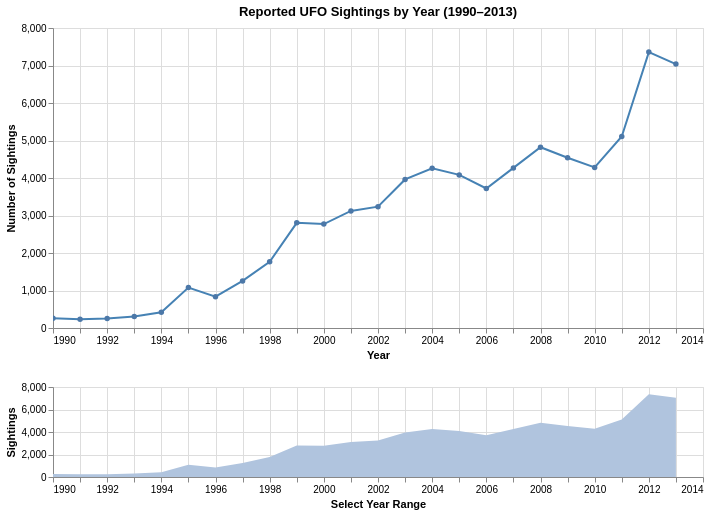

Write a Vega-Lite specification for this figure.
### Vega-Lite specification from a JSON file in a GitHub repository (floating-point values rounded to 4 significant figures)
{"config": {"view": {"continuousWidth": 300, "continuousHeight": 300}}, "vconcat": [{"mark": {"type": "line", "color": "steelblue", "point": true}, "encoding": {"tooltip": [{"field": "year", "format": "d", "title": "Year", "type": "quantitative"}, {"field": "sightings", "title": "Sightings", "type": "quantitative"}], "x": {"axis": {"format": "d"}, "field": "year", "scale": {"domain": {"param": "param_c97a99acfc68b794"}}, "title": "Year", "type": "quantitative"}, "y": {"field": "sightings", "title": "Number of Sightings", "type": "quantitative"}}, "height": 300, "title": "Reported UFO Sightings by Year (1990–2013)", "width": 650}, {"mark": {"type": "area", "color": "lightsteelblue"}, "encoding": {"x": {"axis": {"format": "d"}, "field": "year", "title": "Select Year Range", "type": "quantitative"}, "y": {"field": "sightings", "title": "Sightings", "type": "quantitative"}}, "height": 90, "name": "view_2589d483a67fde8c_1", "width": 650}], "data": {"name": "data-a09ba6771d0f4edfd1d499d3f5ea6baf"}, "params": [{"name": "param_c97a99acfc68b794", "select": {"type": "interval", "encodings": ["x"]}, "views": ["view_2589d483a67fde8c_1"]}], "resolve": {"scale": {"x": "independent"}}, "$schema": "https://vega.github.io/schema/vega-lite/v6.4.1.json", "datasets": {"data-a09ba6771d0f4edfd1d499d3f5ea6baf": [{"year": 1990, "sightings": 259}, {"year": 1991, "sightings": 234}, {"year": 1992, "sightings": 252}, {"year": 1993, "sightings": 309}, {"year": 1994, "sightings": 421}, {"year": 1995, "sightings": 1078}, {"year": 1996, "sightings": 834}, {"year": 1997, "sightings": 1255}, {"year": 1998, "sightings": 1767}, {"year": 1999, "sightings": 2805}, {"year": 2000, "sightings": 2772}, {"year": 2001, "sightings": 3122}, {"year": 2002, "sightings": 3235}, {"year": 2003, "sightings": 3962}, {"year": 2004, "sightings": 4257}, {"year": 2005, "sightings": 4083}, {"year": 2006, "sightings": 3721}, {"year": 2007, "sightings": 4269}, {"year": 2008, "sightings": 4820}, {"year": 2009, "sightings": 4541}, {"year": 2010, "sightings": 4283}, {"year": 2011, "sightings": 5107}, {"year": 2012, "sightings": 7357}, {"year": 2013, "sightings": 7037}]}}
